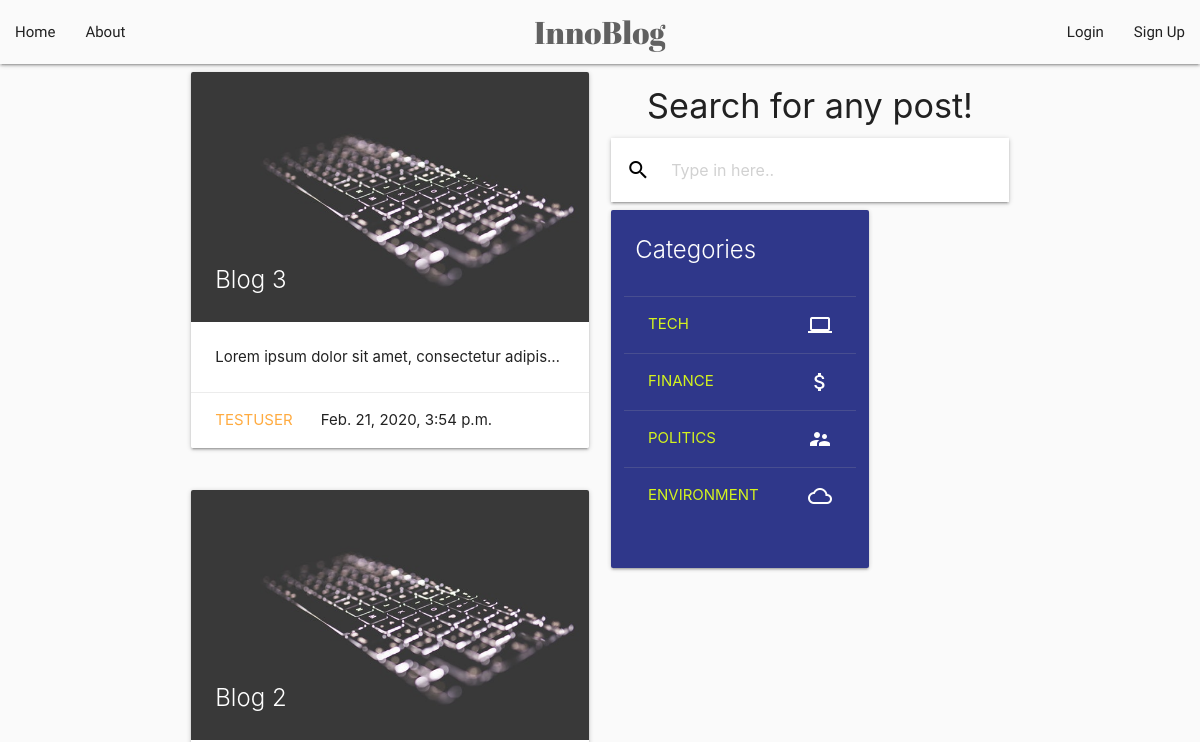
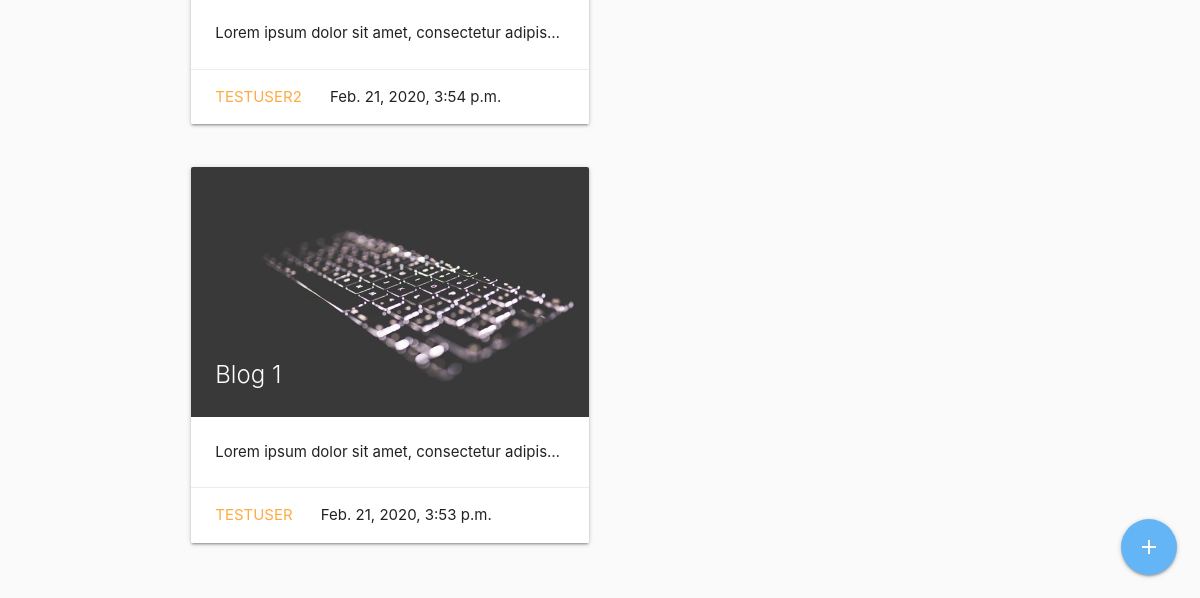
Before: / with the older database file (2 pictures, top to bottom).
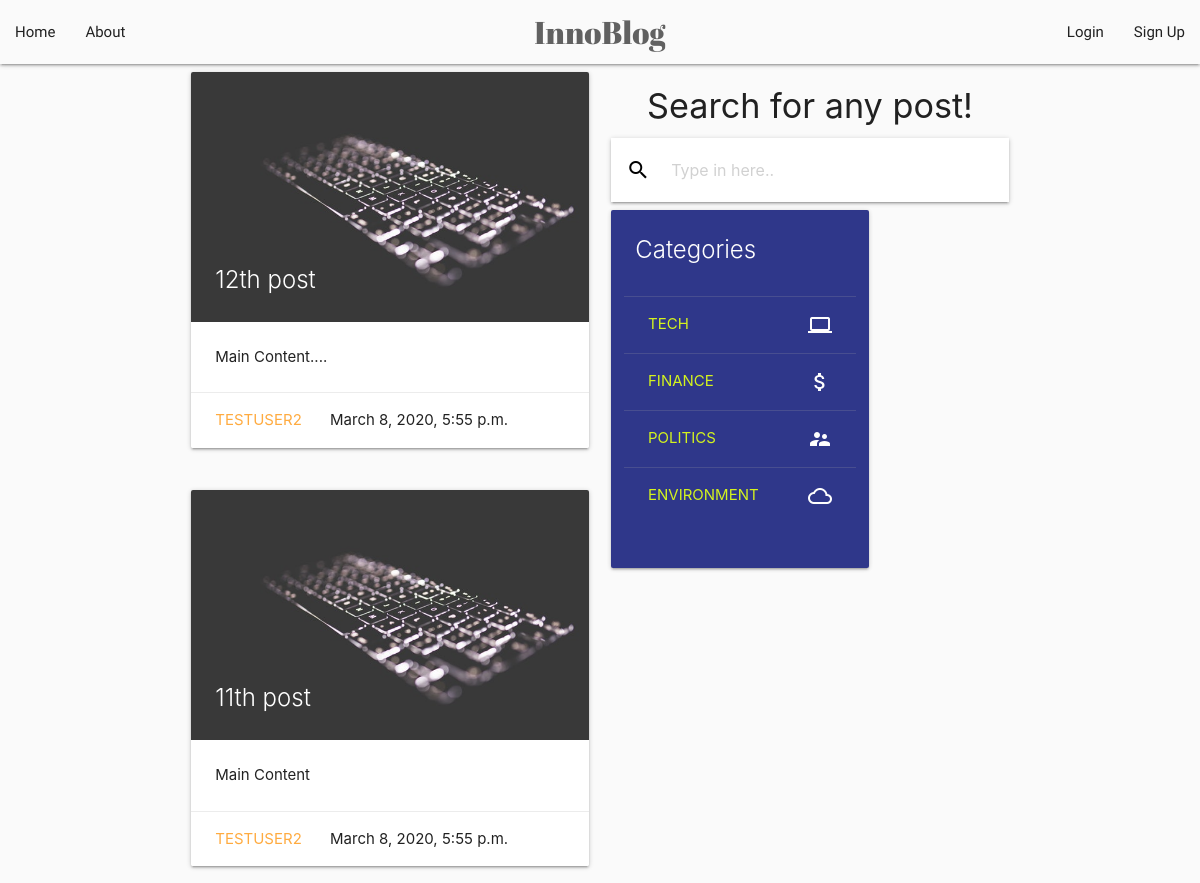
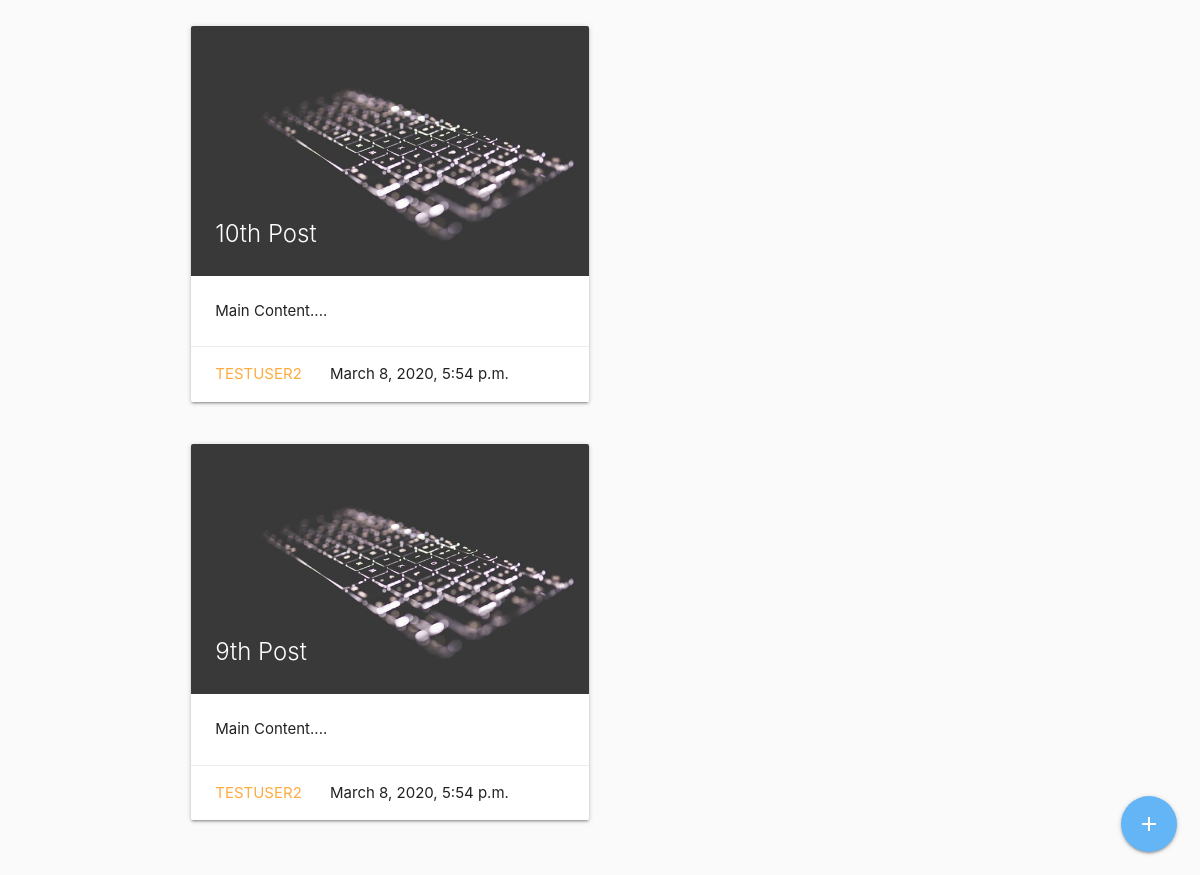
After: the same page with the newer database file (2 pictures, top to bottom).
### myblog/models.py (models this page shows, shortened)
class Post(models.Model):
  politics = 'POL'
  tech = 'TECH'
  env = 'ENVIRONMENT'
  fin = 'FINANCE'
  category_choices = (
        (politics, 'Politics'),
        (env, 'Environment'),
        (tech, 'Tech'),
        (fin, 'Finance'),
    )
  title = models.CharField(max_length=100)
  content = models.TextField()
  date_posted = models.DateTimeField(default=timezone.now)
  author = models.ForeignKey(User,on_delete=models.CASCADE)
  category = models.CharField(max_length=20,choices = category_choices,default = politics)

### myblog/views.py (the view)
# urls.py: path('',PostListView.as_view(),name='home'),
class PostListView(ListView):
  model = Post
  template_name = 'myblog/home.html' #<app>/<model>_<viewtype>.html
  context_object_name = 'posts'
  ordering = ['-date_posted']
  paginate_by = 4

### myblog/templates/myblog/home.html
{% extends 'myblog/base.html' %}
{% load static %}
{% block content %}
<div class="container">
  <div class="row">
    <div class="main-div col s6">
      {% for post in posts %}
      <div class="row">
        <div class="col s12 m12 l12">
          <div class="card hoverable">
            <div class="card-image">
              <img style="opacity:0.9;height:250px" src="{% static 'myblog/keyboard.jpg' %}">
              <a href="#" class="card-title truncate">{{post.title}}</a>
            </div>
            <div class="card-content">
              <p class='truncate'>{{post.content}}</p>
            </div>
            <div class="card-action">
              <a href="#">{{post.author}}</a>
              {{post.date_posted}}
            </div>
          </div>
        </div>
      </div>
      {% endfor %}
    </div>
      <div style="position: static;" class="col s6">
        <h4 class='center'>Search for any post!</h4>
        <nav style="margin-top: 8px;" class='white'>
          <div class="nav-wrapper white-text">
            <form>
              <div class="input-field">
                <input class='black-text' id="search" type="search" placeholder='Type in here..' required>
                <label class="label-icon black-text" for="search"><i style="color: black;" class="material-icons">search</i></label>
                <i class="material-icons">close</i>
              </div>
            </form>
          </div>
        </nav>
        <div class="row">
          <div class="col s12 m12 l8">
            <div style="opacity: 0.9;" class="card #1a237e indigo darken-4">
              <div class="card-content white-text">
                <span class="card-title">Categories</span>
                <br>
                <div class="row">
                  <div class="card-action col s12 m12">
                    <i class="material-icons right">computer</i><a class="center" style="color: rgb(208, 243, 7);"  href="#"> Tech</a>
                  </div>
                  <div class="card-action col s12 m12">
                    <i class="material-icons right">attach_money</i><a style="color: rgb(208, 243, 7);" href="#">Finance</a>
                  </div>
                  <div class="card-action col s12 m12">
                    <i class="material-icons right">supervisor_account</i><a style="color: rgb(208, 243, 7);"  href="#"> Politics</a>
                  </div>
                  <div class="card-action col s12 m12 truncate">
                    <i class="material-icons right">cloud_queue</i><a style="color: rgb(208, 243, 7);"  href="#"> Environment</a>
                  </div>
                </div>
              </div>
            </div>
          </div>
        </div>
      </div>
    </div>
  </div>
{% endblock content %}

### myblog/templates/myblog/base.html (shortened to what this page needs)
{% load static %}
<!DOCTYPE html>
<html>
  <head>
    <link rel="stylesheet" href="https://cdnjs.cloudflare.com/ajax/libs/materialize/1.0.0/css/materialize.min.css">
    <link href="https://stackpath.bootstrapcdn.com/font-awesome/4.7.0/css/font-awesome.min.css" rel="stylesheet">
  </head>
  <body class='#fafafa grey lighten-5'>
    {% include 'partials/Navbar.html' %}
    {% block content %}{% endblock content %}
    <div class='fixed-action-btn'>
      <a href="{% url 'post-create' %}" class="right btn-floating btn-large waves-effect waves-light #64b5f6 blue lighten-2"><i class="material-icons">add</i></a>
    </div>
  </body>
</html>

### myblog/templates/partials/Navbar.html (shortened to what this page needs)
<div class="navbar-fixed">
  <nav style="opacity: 1.0;" class='#fafafa grey lighten-5'>
    <div class="nav-wrapper">
      <a href="{% url 'home' %}" style="font-family: 'Abril Fatface', cursive;
      " class="grey-text text-darken-2 brand-logo center truncate">InnoBlog</a>
      <ul id="nav-mobile" class="left hide-on-med-and-down">
        <li><a style="font-family: 'Bellota', cursive;" class="grey-text text-darken-4" href="{% url 'home' %}">Home</a></li>
        <li><a style="font-family: 'Bellota', cursive;" class="grey-text text-darken-4" href="{% url 'about' %}">About</a></li>
      </ul>
      {% if user.is_authenticated %}
      <ul id="nav-mobile" class="right hide-on-med-and-down">
        <li><a style="font-family: 'Bellota', cursive;" class="grey-text text-darken-4" href="{% url 'profile' %}">Profile</a></li>
        <li><a style="font-family: 'Bellota', cursive;" class="grey-text text-darken-4" href="{% url 'logout' %}">Logout</a></li>
      </ul>
      {% else %}
        <ul id="nav-mobile" class="right hide-on-med-and-down">
          <li><a style="font-family: 'Bellota', cursive;" class="grey-text text-darken-4" href="{% url 'login' %}">Login</a></li>
          <li><a style="font-family: 'Bellota', cursive;" class="grey-text text-darken-4" href="{% url 'register' %}">Sign Up</a></li>
        </ul>
      {% endif %}
    </div>
  </nav>
</div>

Changed rows visible on the page:
removed Post: title "Blog 3", content "Lorem ipsum dolor sit amet, consectetur adipis…", author "TESTUSER", date_posted "Feb. 21, 2020, 3:54 p.m."
removed Post: title "Blog 2", content "Lorem ipsum dolor sit amet, consectetur adipis…", author "TESTUSER2", date_posted "Feb. 21, 2020, 3:54 p.m."
removed Post: title "Blog 1", content "Lorem ipsum dolor sit amet, consectetur adipis…", author "TESTUSER", date_posted "Feb. 21, 2020, 3:53 p.m."
added Post: title "12th post", content "Main Content....", author "TESTUSER2", date_posted "March 8, 2020, 5:55 p.m."
added Post: title "11th post", content "Main Content", author "TESTUSER2", date_posted "March 8, 2020, 5:55 p.m."
added Post: title "10th Post", content "Main Content....", author "TESTUSER2", date_posted "March 8, 2020, 5:54 p.m."
added Post: title "9th Post", content "Main Content....", author "TESTUSER2", date_posted "March 8, 2020, 5:54 p.m."
